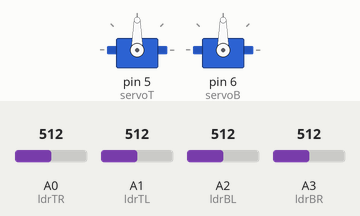
Bench run of a sketch on a simulated Arduino Uno, built with avr-gcc and run on an emulated ATmega328P. Parts: 2 × servo. The inputs (shaded band) are chosen by the test bench; at power-on: A0 (ldrTR) = 512, A1 (ldrTL) = 512, A3 (ldrBR) = 512, A2 (ldrBL) = 512.

Above: at 1.2 s.
1.3 s: A0 (ldrTR) set to 696
2.8 s: A0 (ldrTR) set to 725
At 3.26 s:
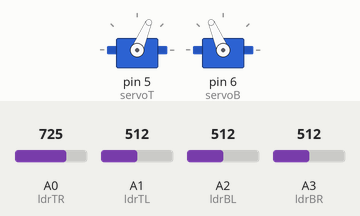
At 5.5 s:
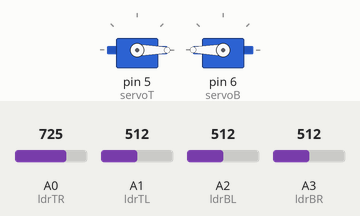
5.8 s: A1 (ldrTL) set to 107
7.3 s: A1 (ldrTL) set to 89
At 8.09 s:
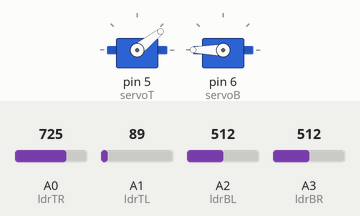
10.3 s: A1 (ldrTL) set to 992
At 10.56 s:
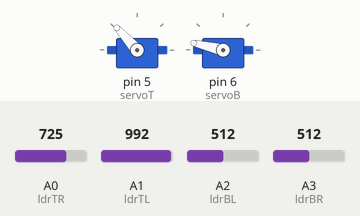
13.3 s: A3 (ldrBR) set to 567
15.4 s: A3 (ldrBR) set to 585
Timing chart, 0 to 17.9 s (numbered marks = the images above; inputs shaded):
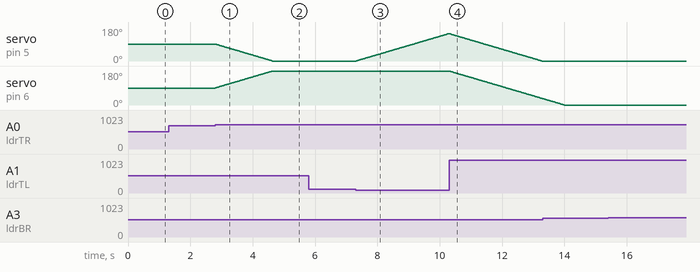

Measured:
- the behaviour switches between 713 and 714 on A0 (ldrTR) (found by bisection; images 0 and 1)
- the behaviour switches between 99 and 98 on A1 (ldrTL) (found by bisection; images 2 and 3)
- after the input at 1.3 s, every drawn part: stays the same
- after the input at 2.8 s, servo on pin 5 (servoT): moves from 90° to 0° over 1.8 s, starting at once; servo on pin 6 (servoB): moves from 90° to 180° over 1.8 s, starting at once
- after the input at 5.8 s, every drawn part: stays the same
- after the input at 7.3 s, servo on pin 5 (servoT): moves from 0° to 145° over 3.0 s, starting at once
- after the input at 10.3 s, servo on pin 6 (servoB): moves from 180° to 34° over 3.0 s, starting at once
- after the input at 15.4 s, every drawn part: stays the same

The sketch:

Code.ino
```cpp
#include<Servo.h>

Servo servoT;
int angleservoT = 90;

Servo servoB;
int angleservoB = 90;

// LDR pin connections
int ldrTR = A0; // Top-right LDR
int ldrTL = A1; // Top-left LDR
int ldrBL = A2; // Bottom-right LDR
int ldrBR = A3; // Bottom-right LDR

void setup()
{
  // servo connections
  servoT.attach(5);
  servoB.attach(6);
}

void loop()
{

  int TR= analogRead(ldrTR);  // Top-right
  int TL= analogRead(ldrTL);  // Top-left
  int BL= analogRead(ldrBL);  // Bottom-right
  int BR= analogRead(ldrBR);  // Bottom-left

  int avTOP = (TL+TR)/2;  // average value top
  int avBOTTOM = (BL+BR)/2; // average value bottom
  int avLEFT = (BL+TL)/2; // average value left
  int avRIGHT = (BR+TR)/2;// average value right

  int dservoTOP = avTOP - avBOTTOM; // check the diffirence of top and bottom
  int dservoBOTTOM = avLEFT - avRIGHT;  // check the diffirence of left and rigt

   if (-100> dservoTOP  || dservoTOP > 100)
   {
   if( avTOP > avBOTTOM)
        {
        angleservoT--;
        if(angleservoT > 180)
           {
             angleservoT=180;
           }
        }
     else if(avBOTTOM > avTOP)
     {
        angleservoT++;
        if(angleservoT < 0)
        {
          angleservoT=0;
        }
     }
     servoT.write(angleservoT);
   }

   if(-100 > dservoBOTTOM || dservoBOTTOM > 100)
   {
    if(avRIGHT > avLEFT)
    {
      angleservoB++;
      if(angleservoB > 180)
        angleservoB=180;
    }
    else if(avLEFT>avRIGHT)
    {
      angleservoB--;
      if(angleservoB < 0)
        angleservoB=0;
    }
    servoB.write(angleservoB);
   }

  delay(20);
}
```
